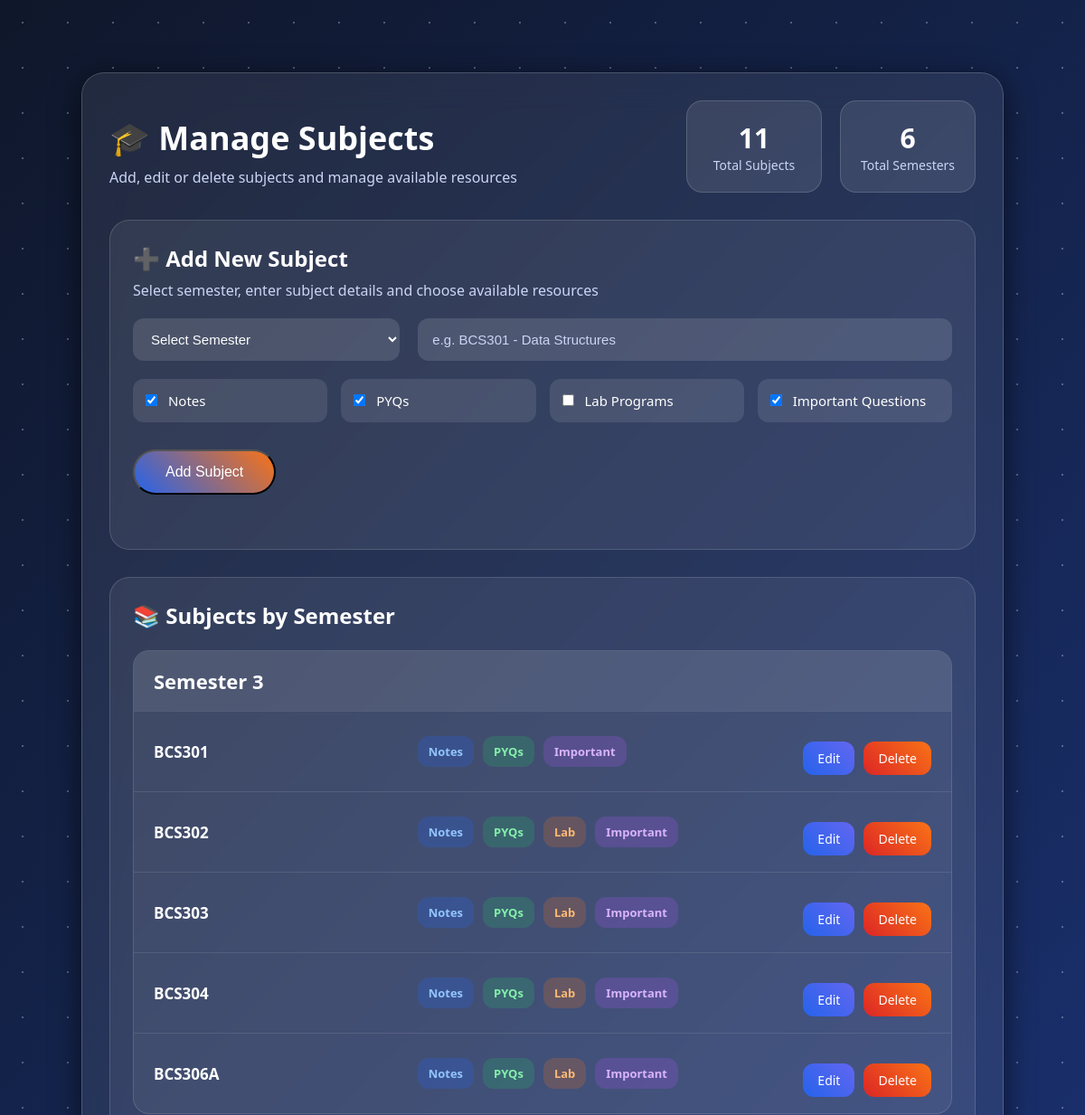
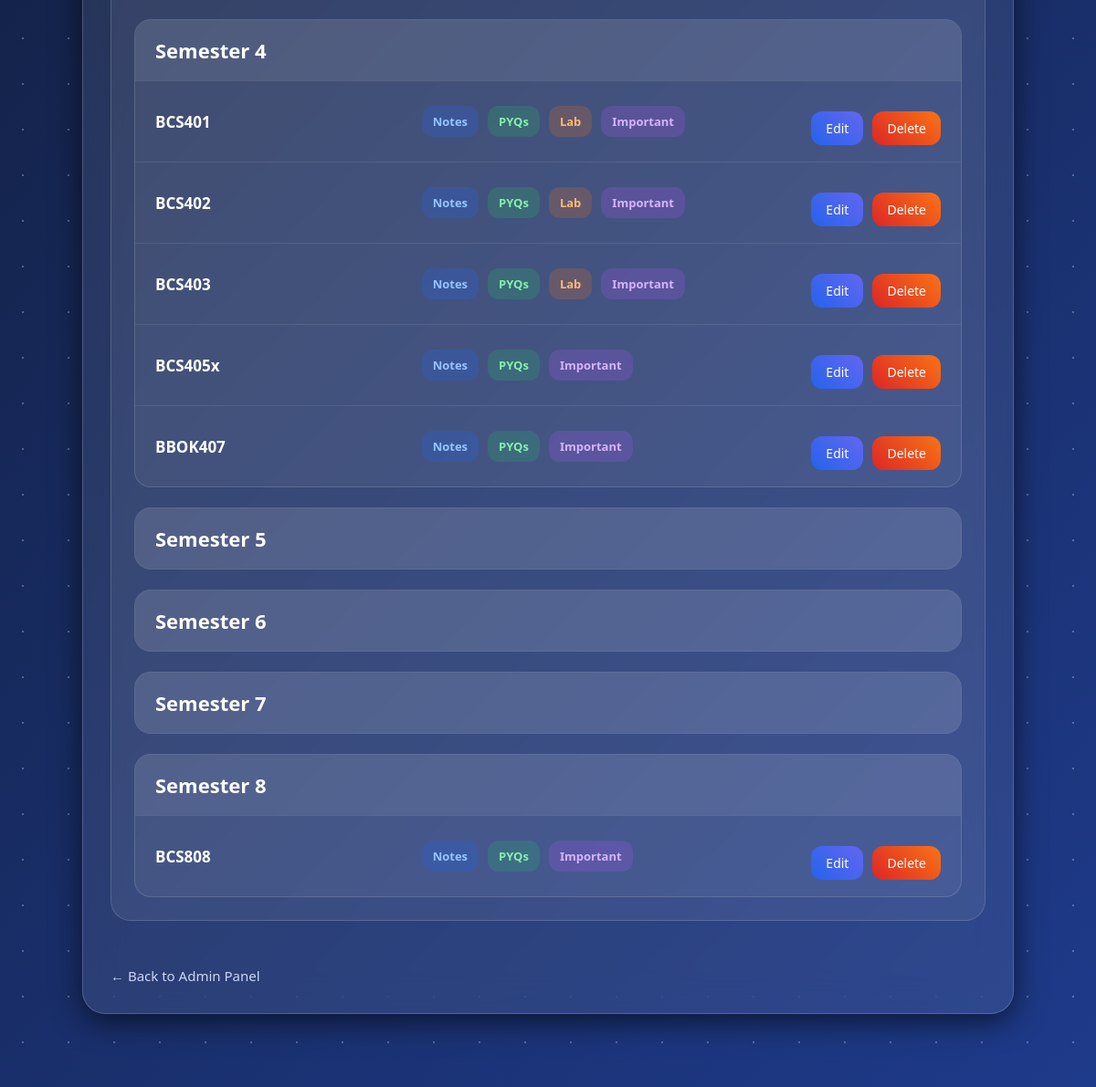
Screenshot of /manage-subjects with the database file from the repository (2 pictures, top to bottom).
### tables this page shows
CREATE TABLE semesters (
            id INTEGER PRIMARY KEY AUTOINCREMENT,
            semester_name TEXT,
            is_active INTEGER
        );

CREATE TABLE subjects (
            id INTEGER PRIMARY KEY AUTOINCREMENT,
            semester TEXT,
            subject_name TEXT,
            has_notes INTEGER,
            has_pyqs INTEGER,
            has_lab INTEGER,
            has_important INTEGER
        );

### app.py (the view, shortened to what this page needs)
@app.route("/manage-subjects", methods=["GET", "POST"])
def manage_subjects():
    conn = sqlite3.connect("database.db")
    cursor = conn.cursor()
    cursor.execute("""
        SELECT * FROM subjects
    """)
    subjects = cursor.fetchall()
    cursor.execute("""
        SELECT semester_name
        FROM semesters
        WHERE is_active = 1
        ORDER BY CAST(REPLACE(semester_name, 'Semester ', '') AS INTEGER)
    """)
    semesters = cursor.fetchall()
    conn.close()
    return render_template(
        "manage-subjects.html",
        subjects=subjects,
        semesters=semesters
    )

### templates/manage-subjects.html (shortened to what this page needs)
<!DOCTYPE html>
<html lang="en">
<head>
<link rel="stylesheet" href="{{ url_for('static', filename='style.css') }}">
</head>
<body>
<div class="particles"></div>
<div class="manage-container">
    <div class="manage-header">
        <div>
            <h1>🎓 Manage Subjects</h1>
            <p>Add, edit or delete subjects and manage available resources</p>
        </div>
        <div class="stats-box">
            <div class="stat-card">
                <h3>{{ subjects|length }}</h3>
                <p>Total Subjects</p>
            </div>
            <div class="stat-card">
                <h3>{{ semesters|length }}</h3>
                <p>Total Semesters</p>
            </div>
        </div>
    </div>
    <div class="add-subject-box">
        <h2>➕ Add New Subject</h2>
        <p>
            Select semester, enter subject details and choose available resources
        </p>
        <form action="/manage-subjects" method="POST" class="subject-form">
            <div class="form-row">
                <select name="semester" required>
                    <option value="">Select Semester</option>
                </select>
                <input type="text"
                       name="subject_name"
                       placeholder="e.g. BCS301 - Data Structures"
                       required>
            </div>
            <div class="resource-checks">
                <label>
                    <input type="checkbox" name="has_notes" checked>
                    Notes
                </label>
                <label>
                    <input type="checkbox" name="has_pyqs" checked>
                    PYQs
                </label>
                <label>
                    <input type="checkbox" name="has_lab">
                    Lab Programs
                </label>
                <label>
                    <input type="checkbox" name="has_important" checked>
                    Important Questions
                </label>
            </div>
            <button type="submit" class="btn add-btn">
                Add Subject
            </button>
        </form>
    </div>
    <div class="subjects-section">
        <h2>📚 Subjects by Semester</h2>
        {% for sem in semesters %}
        <div class="semester-block">
            <div class="semester-title">
                <h3>{{ sem[0] }}</h3>
            </div>
            <div class="subject-list">
                {% for subject in subjects %}
                    {% if subject[1] == sem[0] %}
                    <div class="subject-row">
                        <div class="subject-name">
                            <strong>{{ subject[2] }}</strong>
                        </div>
                        <div class="resource-tags">
                            {% if subject[3] %}
                            <span class="tag notes-tag">Notes</span>
                            {% endif %}
                            {% if subject[4] %}
                            <span class="tag pyq-tag">PYQs</span>
                            {% endif %}
                            {% if subject[5] %}
                            <span class="tag lab-tag">Lab</span>
                            {% endif %}
                            {% if subject[6] %}
                            <span class="tag important-tag">Important</span>
                            {% endif %}
                        </div>
                        <div class="subject-actions">
                            <a href="/edit-subject/{{ subject[0] }}"
                               class="edit-btn">
                               Edit
                            </a>
                            <a href="/delete-subject/{{ subject[0] }}"
                               class="delete-btn"
                               onclick="return confirm('Delete this subject?')">
                               Delete
                            </a>
                        </div>
                    </div>
                    {% endif %}
                {% endfor %}
            </div>
        </div>
        {% endfor %}
    </div>
    <a href="/admin-panel" class="back-link">
        ← Back to Admin Panel
    </a>
</div>
</body>
</html>

### static/style.css (style rules this page uses)
* { margin:0; padding:0; box-sizing:border-box; }
body { font-family:'Segoe UI',sans-serif; min-height:100vh; overflow-x:hidden; overflow-y:auto; display:flex; justify-content:center; align-items:flex-start; background:linear-gradient( 135deg, #0f172a, #1e3a8a ); padding:40px 0; }
.particles { position:absolute; top:0; left:0; width:100%; height:100%; overflow:hidden; z-index:0; }
.particles::before, .particles::after { content:""; position:absolute; width:200%; height:200%; background-image: radial-gradient( white 1px, transparent 1px ); background-size:50px 50px; opacity:.15; animation:moveParticles 20s linear infinite; }
h1 { font-size:42px; color:white; margin:10px 0; }
.btn { display:inline-block; margin-top:10px; text-decoration:none; padding:14px 34px; border-radius:35px; background: linear-gradient( 45deg, #2563eb, #f97316 ); color:white; font-size:16px; transition:.35s; }
.back-link { display:inline-block; margin-top:20px; color:#cbd5f5; text-decoration:none; font-size:15px; }
.subject-form { margin-bottom:35px; }
.subject-actions { display:flex; gap:12px; margin-top:15px; }
.manage-container { position:relative; z-index:1; width:85%; max-width:1200px; margin:40px auto; padding:30px; border-radius:25px; background:rgba(255,255,255,.08); backdrop-filter:blur(20px); -webkit-backdrop-filter:blur(20px); border:1px solid rgba(255,255,255,.18); box-shadow:0 8px 32px rgba(0,0,0,.6); color:white; }
.manage-header { display:flex; justify-content:space-between; align-items:center; gap:20px; margin-bottom:30px; }
.manage-header h1 { font-size:36px; margin-bottom:8px; }
.manage-header p { color:#cbd5f5; }
.stats-box { display:flex; gap:20px; }
.stat-card { min-width:150px; padding:20px; border-radius:18px; background:rgba(255,255,255,.10); border:1px solid rgba(255,255,255,.15); text-align:center; }
.stat-card h3 { font-size:30px; color:white; }
.stat-card p { color:#cbd5f5; font-size:14px; }
.add-subject-box, .subjects-section { padding:25px; border-radius:22px; background:rgba(255,255,255,.07); border:1px solid rgba(255,255,255,.15); margin-bottom:30px; }
.add-subject-box h2, .subjects-section h2 { margin-bottom:8px; }
.add-subject-box p { color:#cbd5f5; margin-bottom:20px; }
.subject-form { display:flex; flex-direction:column; gap:20px; }
.form-row { display:grid; grid-template-columns:1fr 2fr; gap:20px; }
.form-row select, .form-row input { padding:14px 16px; border:none; outline:none; border-radius:12px; background:rgba(255,255,255,.12); color:white; font-size:15px; }
.form-row input::placeholder { color:#cbd5f5; }
.form-row select option { color:black; }
.resource-checks { display:grid; grid-template-columns:repeat(4,1fr); gap:15px; }
.resource-checks label { padding:14px; border-radius:12px; background:rgba(255,255,255,.10); color:white; cursor:pointer; font-size:15px; }
.resource-checks input { margin-right:8px; }
.add-btn { align-self:flex-start; }
.semester-block { margin-top:22px; border-radius:18px; background:rgba(255,255,255,.06); border:1px solid rgba(255,255,255,.13); overflow:hidden; }
.semester-title { padding:18px 22px; background:rgba(255,255,255,.08); }
.semester-title h3 { font-size:22px; }
.subject-list { display:flex; flex-direction:column; }
.subject-row { display:grid; grid-template-columns:1.5fr 2fr 1fr; align-items:center; gap:15px; padding:18px 22px; border-top:1px solid rgba(255,255,255,.10); }
.subject-name strong { font-size:17px; }
.resource-tags { display:flex; flex-wrap:wrap; gap:10px; }
.tag { padding:8px 12px; border-radius:12px; font-size:13px; font-weight:600; }
.notes-tag { background:rgba(37,99,235,.25); color:#93c5fd; }
.pyq-tag { background:rgba(34,197,94,.20); color:#86efac; }
.lab-tag { background:rgba(249,115,22,.20); color:#fdba74; }
.important-tag { background:rgba(168,85,247,.22); color:#d8b4fe; }
.subject-actions { display:flex; gap:10px; justify-content:flex-end; }
.edit-btn, .delete-btn { text-decoration:none; padding:9px 16px; border-radius:12px; color:white; font-size:14px; transition:.3s; }
.edit-btn { background:linear-gradient(45deg,#2563eb,#6366f1); }
.delete-btn { background:linear-gradient(45deg,#dc2626,#f97316); }

### rows the page displays
semesters: semester_name "Semester 3"
subjects: subject_name "BCS301", has_notes "Notes", has_pyqs "PYQs", has_important "Important"
subjects: subject_name "BCS302", has_notes "Notes", has_pyqs "PYQs", has_lab "Lab", has_important "Important"
subjects: subject_name "BCS303", has_notes "Notes", has_pyqs "PYQs", has_lab "Lab", has_important "Important"
subjects: subject_name "BCS304", has_notes "Notes", has_pyqs "PYQs", has_lab "Lab", has_important "Important"
subjects: subject_name "BCS306A", has_notes "Notes", has_pyqs "PYQs", has_lab "Lab", has_important "Important"
semesters: semester_name "Semester 4"
subjects: subject_name "BCS401", has_notes "Notes", has_pyqs "PYQs", has_lab "Lab", has_important "Important"
subjects: subject_name "BCS402", has_notes "Notes", has_pyqs "PYQs", has_lab "Lab", has_important "Important"
subjects: subject_name "BCS403", has_notes "Notes", has_pyqs "PYQs", has_lab "Lab", has_important "Important"
subjects: subject_name "BCS405x", has_notes "Notes", has_pyqs "PYQs", has_important "Important"
subjects: subject_name "BBOK407", has_notes "Notes", has_pyqs "PYQs", has_important "Important"
semesters: semester_name "Semester 5"
semesters: semester_name "Semester 6"
semesters: semester_name "Semester 7"
semesters: semester_name "Semester 8"
subjects: subject_name "BCS808", has_notes "Notes", has_pyqs "PYQs", has_important "Important"

### other values shown
{{ subjects|length }} "11"
{{ semesters|length }} "6"
